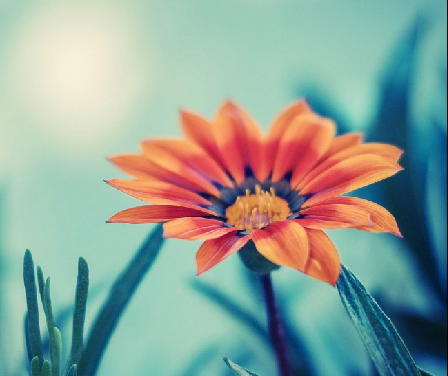
//> input picture 3.png, 448 x 376 px
$ ./main   (built with g++ and OpenCV 4)
//> lines starting //> are read from the running program, lines starting //| are printed output that depends on the picture
#include <opencv2/highgui.hpp>
#include <opencv2/imgproc.hpp>
#include <iostream>
#include <cmath>

#define mmax 10000

using namespace std;
using namespace cv;

float* h1(int n);
void zero_to_center(Mat& freq_plane);
Mat fourier(Mat padded, int oph, int opw);
void idfft(Mat complexI, Mat image, int oph, int opw, string str);

int main()
{
	const int cc = 1;
	char fname[] = "3.png";
	Mat imageIn = imread(fname, 0);
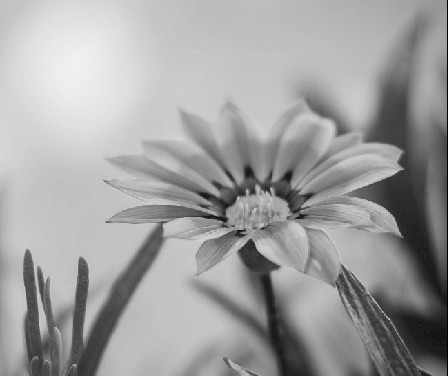
//> imageIn: 376 rows x 448 cols, CV_8UC1; min 0, max 242, mean 159.6
	if (imageIn.empty()) { cout << "Input failed!"; return 0; }
	int M = imageIn.cols, N = imageIn.rows;
//> M = 448; N = 376
	imshow("srcimage", imageIn);

	cout << M << ',' << N << endl;
//| 448,376

	Mat yantuoimage;
	copyMakeBorder(imageIn, yantuoimage, 0, M - N, 0, 0,
		BORDER_CONSTANT, Scalar::all(0)); // 延拓
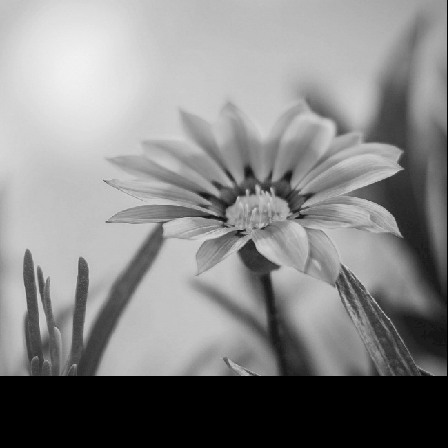
//> yantuoimage: 448 rows x 448 cols, CV_8UC1; min 0, max 242, mean 133.9

	Mat image = yantuoimage.clone();
	float* h=h1(M); // 线性算子
	// [4 lines of commented-out code are left out]
	Mat h_e = Mat::zeros(yantuoimage.size(), CV_32FC1);
	for (int i = 0; i < M; i++) // 首先生成一个循环矩阵 h_e
	{
		float* he = h_e.ptr<float>(i);
		for (int j = 0; j < M; j++)
		{
			if (j <= i) { he[j] = *(h + i - j); }
			else { he[j] = *(h + M - j); }
		}
	}
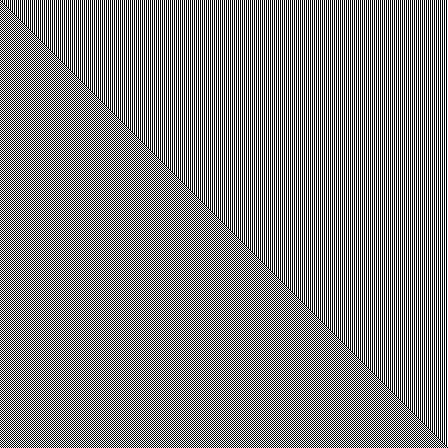
//> h_e: 448 rows x 448 cols, CV_32FC1; values -1 (black) and 1 (white), 50% white in thin lines or dots


	Mat n_e = Mat::zeros(yantuoimage.size(), CV_32FC1); // 噪声矩阵：初始为0（没有噪声）
	Mat tuihuaimage = Mat::zeros(yantuoimage.size(), CV_32FC1); // 输出退化矩阵
	// cout << h_e.at<float>(3, 3) * 2 << endl;
	// cout << yantuoimage.at<float>(3, 3) << endl;
	// 把f或者h，当做矩阵，使用简单的卷积。
	for (int i = 0; i < M; i++)
	{
		for (int j = 0; j < M; j++)
		{
			float sum = 0;
			for (int k = 0; k < M; k++)
			{
				if (sum > 255) { sum = 255; }
				sum += h_e.at<float>(abs(i-j), abs(i-k)) * (float)yantuoimage.at<uchar>(j, k); // bug 越界
			}
			// cout << sum << endl;
			tuihuaimage.at<float>(i, j) = sum + n_e.at<float>(i, j);
		}
	}
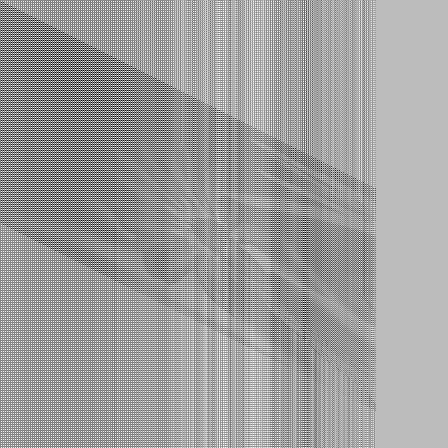
//> tuihuaimage: 448 rows x 448 cols, CV_32FC1; min -671, max 239, mean -105; drawn with min black and max white

	//normalize(tuihuaimage, tuihuaimage, 0, 1, NORM_MINMAX);
	//imshow("tuihuaimage", tuihuaimage);

	Mat complexI1 = fourier(h_e, M, M); // 点扩散函数
	Mat complexI = fourier(tuihuaimage, M, M); // 退化图像
//> in fourier (call 2), `Mat temp[] = { padded, Mat::zeros(padded.size(),CV_32FC1) };`: temp[1]: 448 rows x 448 cols, CV_32FC1; every value is 0
//> in zero_to_center (call 3), `Mat part2_r(freq_plane, Rect(cx, 0, cx, cy));`:
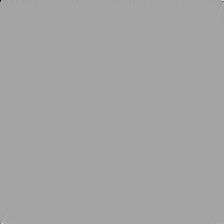
//> part2_r: 224 rows x 224 cols, CV_32FC1; min -5771589, max 3192095.8, mean -383.2; drawn with min black and max white
//> in zero_to_center (call 4), `Mat part1_r(freq_plane, Rect(0, 0, cx, cy));`:
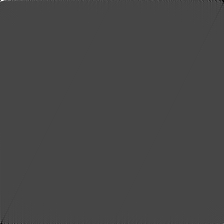
//> part1_r: 224 rows x 224 cols, CV_32FC1; min -1589605.2, max 4157735, mean 101.4; drawn with min black and max white
//> in zero_to_center (call 4), `Mat part4_r(freq_plane, Rect(cx, cy, cx, cy));`:
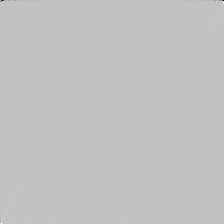
//> part4_r: 224 rows x 224 cols, CV_32FC1; min -5133345, max 1589605.2, mean -760.2; drawn with min black and max white

	//生成频域滤波核 巴特沃斯低通滤波器 （注：不使用滤波器效果更佳）
	Mat butter_sharpen(tuihuaimage.size(), CV_32FC2); // 32位浮点型双通道
	double D0 = 50.0;
	int n = 4;
	for (int i = 0; i < butter_sharpen.rows; i++) {
		float* q = butter_sharpen.ptr<float>(i);
		for (int j = 0; j < butter_sharpen.cols; j++)
		{
			double d = sqrt(pow(i - M / 2, 2) + pow(j - M / 2, 2));
			q[2 * j] = 1.0 / (1 + pow(D0 / d, 2 * n));
			q[2 * j + 1] = 1.0 / (1 + pow(D0 / d, 2 * n));
		}
	}

	multiply(complexI1, butter_sharpen, complexI1); // 计算两个数组的每元素缩放乘积。

	for (int i = 0; i < M; i++)
	{
		for (int j = 0; j < M; j++)
		{
			if (complexI1.at<float>(i, j) == 0) { complexI1.at<float>(i, j) = 1e-3; }
			complexI1.at<float>(i, j) = complexI1.at<float>(i, j) * M * M;
		}
	}

	divide(complexI, complexI1, complexI); // 除法 会有无穷大的情况 ，怎样解决这样的事情？？


	idfft(complexI, image, M, M, "复原");
//> in idfft, `split(complexI, dstSharpen);`: dstSharpen[0]: 448 rows x 448 cols, CV_32FC1; every value is NaN or infinite
//> in idfft, `split(complexI, dstSharpen);`: dstSharpen[1]: 448 rows x 448 cols, CV_32FC1; every value is NaN or infinite

	waitKey();
	return 0;
}

void zero_to_center(Mat& freq_plane)
{
	//    freq_plane = freq_plane(Rect(0, 0, freq_plane.cols & -2, freq_plane.rows & -2));
		//这里为什么&上-2具体查看opencv文档
		//其实是为了把行和列变成偶数 -2的二进制是11111111.......10 最后一位是0
	int cx = freq_plane.cols / 2; int cy = freq_plane.rows / 2;

	//以下的操作是移动图像  (零频移到中心) 与函数center_transform()作用相同，只是一个先处理，一个dft后再变换
	Mat part1_r(freq_plane, Rect(0, 0, cx, cy));  //元素坐标表示为(cx,cy)
	Mat part2_r(freq_plane, Rect(cx, 0, cx, cy));
	Mat part3_r(freq_plane, Rect(0, cy, cx, cy));
	Mat part4_r(freq_plane, Rect(cx, cy, cx, cy));

	Mat tmp;
	part1_r.copyTo(tmp);  //左上与右下交换位置(实部)
	part4_r.copyTo(part1_r);
	tmp.copyTo(part4_r);

	part2_r.copyTo(tmp);  //右上与左下交换位置(实部)
	part3_r.copyTo(part2_r);
	tmp.copyTo(part3_r);
}
float* h1(int n)
{
	float* hh = NULL;
	float harray[mmax];
	hh = harray;
	for (int i = 0; i < n; i++)
	{
		hh[i] = (i & 1) > 0 ? 1 : -1;
	}
	return hh;
}
void idfft(Mat complexI, Mat image, int oph, int opw, string str)
{
	string s1 = "_filter", s2 = "dstSharpen";
	//傅里叶反变换
	idft(complexI, complexI, DFT_INVERSE);

	Mat dstSharpen[2];
	split(complexI, dstSharpen); // 将多通道阵列划分为多个单通道阵列。
	//    magnitude(dstSharpen[0],dstSharpen[1],dstSharpen[0]);  //求幅值(模)
	for (int i = 0; i < oph; i++) {
		float* q = dstSharpen[0].ptr<float>(i);
		for (int j = 0; j < opw; j++) {
			q[j] = q[j] * pow(-1, i + j);
		}
	}
	Mat show;
	//    divide(dstSharpen[0], dstSharpen[0].cols*dstSharpen[0].rows, show);
	normalize(dstSharpen[0], show, 0, 1, NORM_MINMAX); //....
	show = show(Rect(0, 0, image.cols, image.rows));
	imshow(str + s1, show);

	threshold(dstSharpen[0], dstSharpen[0], 0, 255, THRESH_BINARY); // 阈值化
	normalize(dstSharpen[0], dstSharpen[0], 0, 1, NORM_MINMAX); // 映射到0~1
	dstSharpen[0] = dstSharpen[0](Rect(0, 0, image.cols, image.rows));
	imshow(str + s2, dstSharpen[0]);
}
Mat fourier(Mat padded, int oph, int opw)
{
	Mat temp[] = { padded, Mat::zeros(padded.size(),CV_32FC1) }; // 二通道
	Mat complexI;
	merge(temp, 2, complexI); // 合并多个阵列以形成单个多通道阵列
	dft(complexI, complexI);    // 傅里叶变换

	//显示频谱图
	split(complexI, temp);
	zero_to_center(temp[0]);
	zero_to_center(temp[1]);
	Mat aa;
	magnitude(temp[0], temp[1], aa); // 计算计算二维矢量的幅值 dst(I)=sqrt(x(I)^2+y(I)^2)
	divide(aa, oph * opw, aa); // 除法
	imshow("pu", aa);

	merge(temp, 2, complexI);
	return complexI;
}
